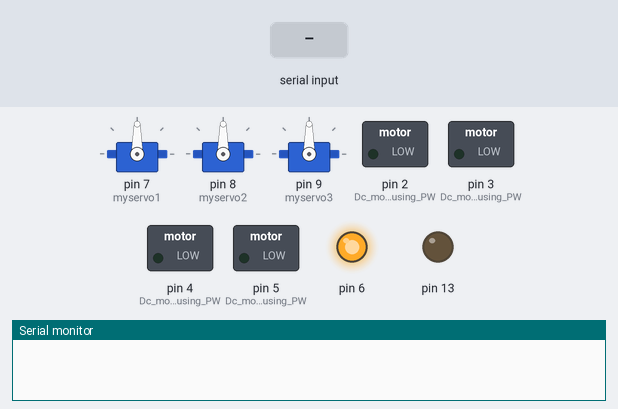
The sketch below on a simulated Arduino Mega 2560, built with avr-gcc and run on an emulated ATmega2560. Shown: 3 × servo, switched loads named in the sketch (green lamp = pin HIGH), output pins drawn as LEDs (lit = HIGH), the last lines printed to the serial monitor. Inputs (shaded band) come from the test bench. Storage starts empty.

Above: at 4.2 s.
4.3 s: byte 102 ('f') received over Serial
At 7.1 s:
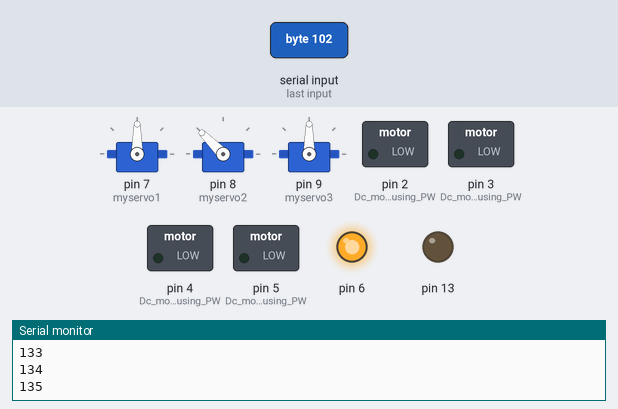
7.3 s: byte 114 ('r') received over Serial
At 9.9 s:
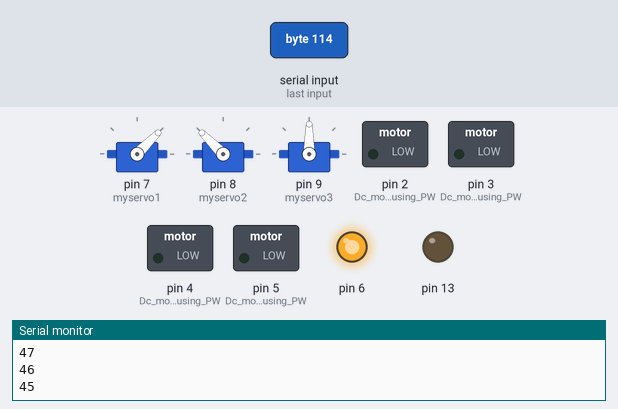
10.3 s: byte 116 ('t') received over Serial
At 12.3 s:
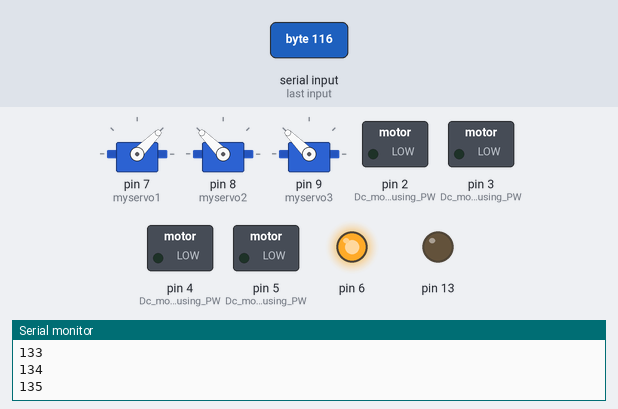
13.3 s: byte 98 ('b') received over Serial
At 15.8 s:
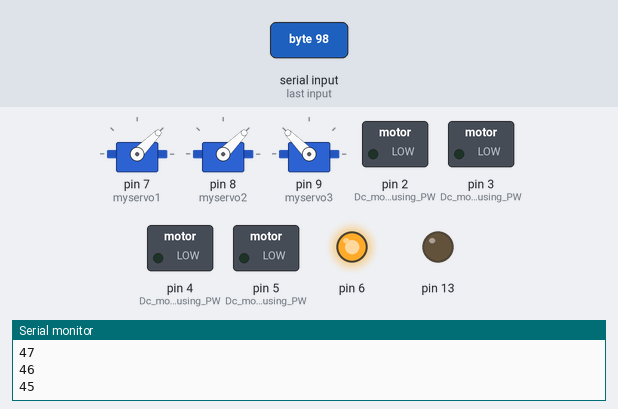
16.3 s: byte 108 ('l') received over Serial
19.3 s: byte 100 ('d') received over Serial
Timing chart, 0 to 22.3 s (numbered marks = the images above; inputs shaded):
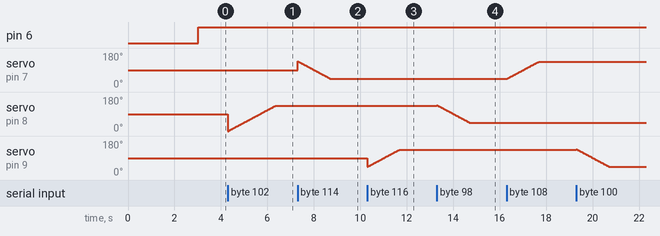

The sketch:

Test_4.ino
```cpp
#include <Servo.h>

#include "SD.h"
#define SD_ChipSelectPin 53
#include "TMRpcm.h"
#include "SPI.h"
#include <SoftwareSerial.h>
// software serial #1: RX = digital pin 10, TX = digital pin 11
SoftwareSerial portOne(19, 18);

 //typedef uint8_t boolean;
 //typedef bool boolean;

Servo myservo1;  // create servo object to control a servo
Servo myservo2;
Servo myservo3;

char data; //Variable for storing received data
int pos = 0,x;
const int trigPin = 48;
const int echoPin = 49;
long duration;
byte com = 0; //reply from voice recognition

TMRpcm tmrpcm;

void Front_Move()
{
  analogWrite(2,128);
  digitalWrite(3,LOW);
  analogWrite(4,128);
  digitalWrite(5,LOW);
}
void Back_Move()
{
  digitalWrite(2,LOW);
  analogWrite(3,128);
  digitalWrite(4,LOW);
  analogWrite(5,128);
}
void Stop_Move()
{
  digitalWrite(2,LOW);
  digitalWrite(3,LOW);
  digitalWrite(4,LOW);
  digitalWrite(5,LOW);
}
void Left_Spin()
{
  digitalWrite(2,LOW);
  analogWrite(3,150);
  analogWrite(4,150);
  digitalWrite(5,LOW);
}
void Right_Spin()
{
  analogWrite(2,135);
  digitalWrite(3,LOW);
  digitalWrite(4,LOW);
  analogWrite(5,135);
}
void setup()
{
    Serial.begin(9600); //Sets the baud for serial data transmission
    pinMode(2, OUTPUT); //Dc motor control using PWM
    pinMode(3, OUTPUT); //Dc motor control using PWM
    pinMode(4, OUTPUT); //Dc motor control using PWM
    pinMode(5, OUTPUT); //Dc motor control using PWM
    pinMode(6, OUTPUT);
    pinMode(trigPin, OUTPUT); // Sets the trigPin as an Output
    pinMode(echoPin, INPUT); // Sets the echoPin as an Input
    myservo1.attach(7);
    myservo2.attach(8);
    myservo3.attach(9);

    pinMode(13, OUTPUT);
    Serial.begin(9600);
    portOne.begin(9600);
    delay(2000);
  portOne.write(0xAA);
  portOne.write(0x37);
  delay(1000);
  portOne.write(0xAA);
  portOne.write(0x21);

    tmrpcm.speakerPin=11;

    if(!SD.begin(SD_ChipSelectPin))
    {
    Serial.println("SD fail");
    return;
    }
    tmrpcm.setVolume(6);

}
void loop()
{

       portOne.listen();

  while (portOne.available() > 0) {
      com = portOne.read();
  }
    //digitalWrite(13, HIGH);

  digitalWrite(6, HIGH);
   if(Serial.available() > 0)  // Send data only when you receive data:
   {
      data = Serial.read();        //Read the  incoming  data and store it into variable data

      Serial.print(data);          //Print Value inside data in Serial monitor
      Serial.print("\n");          //New line
   }

   switch(com){
      case 0x11:
        {
  Serial.println("Name");
        digitalWrite(13, HIGH);
        tmrpcm.play("7.wav");
         delay(10000);

        break;
        }
      case 0x12:
        {
  Serial.println("services");
        digitalWrite(13, HIGH);
        tmrpcm.play("8.wav");
        delay(10000);

      break;
        }
      case 0x13:
        {
    digitalWrite(13, HIGH);
        Serial.println("features");
        tmrpcm.play("9.wav");
         delay(10000);
      break;
        }
      case 0x14:
        {
          digitalWrite(13, HIGH);
        Serial.println("play");
        tmrpcm.play("10.wav");

         delay(10000);
      break;
        }
      case 0x15:
       {
         digitalWrite(13, HIGH);
        Serial.println("pause");
        tmrpcm.play("11.wav");
         delay(10000);
      break;
       }
   }
      if(data == '1')              // Checks whether value of data is equal to 1
         {
          digitalWrite(trigPin, HIGH);
          delay(10);
          digitalWrite(trigPin, LOW);
// Reads the echoPin, returns the sound wave travel time in microseconds
          duration = pulseIn(echoPin, HIGH);
// Calculating the distance
          x= duration*0.034/2;
         if(x>20)
         {
         Front_Move();
         }
         else
         {
         tmrpcm.play("1.wav");
         Stop_Move();
         delay(2000);
         Back_Move();
         delay(1000);
         Left_Spin();
         delay(2000);
         }

        }
      else if(data == '2')         //  Checks  whether value of data is equal to 0
          {
         Back_Move();
         }
      else if(data == '3')         //  Checks  whether value of data is equal to 0
          {
         Left_Spin();
         }
      else if(data == '4')         //  Checks  whether value of data is equal to 0
          {
         Right_Spin(); ;
         }
      else if(data == '5')         //  Checks  whether value of data is equal to 0
          {
         Stop_Move();
         }
       else if(data == '6')         //  Checks  whether value of data is equal to 0
          {
         tmrpcm.play("7.wav");
        // delay(10000);
         }
       else if(data == '7')         //  Checks  whether value of data is equal to 0
          {
         tmrpcm.play("8.wav");
         //delay(10000);
         }
       else if(data == '8')         //  Checks  whether value of data is equal to 0
          {
         tmrpcm.play("9.wav");
         //delay(10000);
         }
       else if(data == '9')         //  Checks  whether value of data is equal to 0
          {
         tmrpcm.play("10.wav");
         //delay(10000);
         }
      else if(data == 'f')
       {
            if(pos<=135)
            {
              Serial.print(pos);          //Print Value inside data in Serial monitor
              Serial.print("\n");
           myservo2.write(pos);
           delay(15);
           pos+=1;
            }
          }
      else if(data=='b')
      {
            if(pos>=45)
            {
              Serial.print(pos);          //Print Value inside data in Serial monitor
              Serial.print("\n");
           myservo2.write(pos);
           delay(15);
           pos-=1;
            }
      }
     else if(data == 'l')              // Checks whether value of data is equal to 1
          {
            if(pos<=135)
            {
              Serial.print(pos);          //Print Value inside data in Serial monitor
              Serial.print("\n");
           myservo1.write(pos);
           delay(15);
           pos+=1;
            }
          }
       else if(data == 'r')
      {
            if(pos>=45)
            {
              Serial.print(pos);          //Print Value inside data in Serial monitor
              Serial.print("\n");
           myservo1.write(pos);
           delay(15);
           pos-=1;
            }
      }
      else if(data == 't')              // Checks whether value of data is equal to 1
            {
            if(pos<=135)
              {
              Serial.print(pos);          //Print Value inside data in Serial monitor
              Serial.print("\n");
              myservo3.write(pos);
              delay(15);
              pos+=1;
              }
            }
          else if(data == 'd')
            {
            if(pos>=45)
              {
              Serial.print(pos);          //Print Value inside data in Serial monitor
              Serial.print("\n");
              myservo3.write(pos);
              delay(15);
              pos-=1;
              }
             }


}
```
